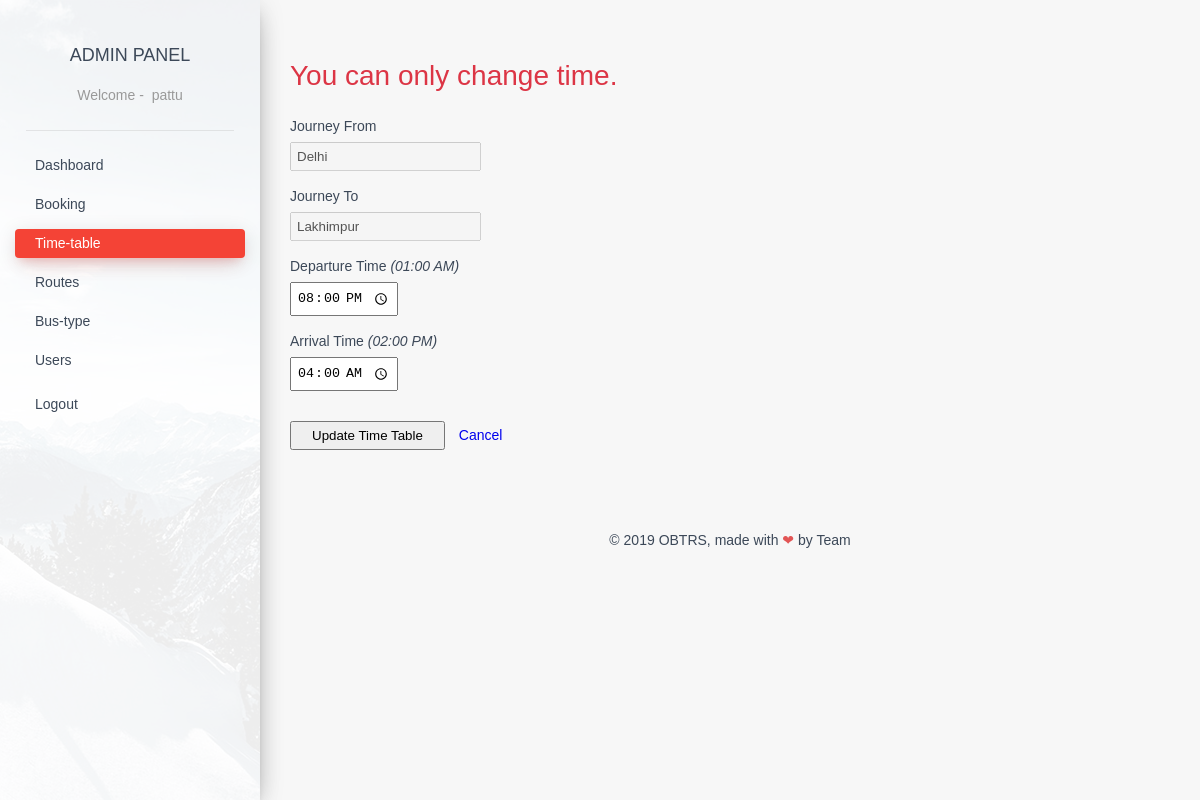
Page /admin/adminpanel/time_table_edit.php?route_id=37 (signed in) on the committed database.
### tables this page shows
CREATE TABLE `time_table` (
  `time_table_id` int(11) NOT NULL,
  `route_id` int(11) NOT NULL,
  `departure_station` varchar(50) NOT NULL,
  `arrival_station` varchar(50) NOT NULL,
  `via_station` varchar(50) NOT NULL,
  `departure_time` varchar(50) NOT NULL,
  `arrival_time` varchar(50) NOT NULL,
  `rent` int(11) NOT NULL
);

### admin/adminpanel/time_table_edit.php (the view, shortened to what this page needs)
<?php
	include '../dbconnect.php';
?>
<!DOCTYPE html>
<html lang="en" class="js csstransitions">
<head>
    <link rel="stylesheet" href="adminpanel-assets/css/style.css" />
    <link rel="stylesheet" href="adminpanel-assets/css/normalize.css" />
</head>
<body>
    <div class="wrapper">
        <div class="sidebar" data-color="red" data-image="../assets/img/sidebar-1.jpg">
            <div class="logo"> <a href="#" class="simple-text">
                    Admin Panel
                    </a>
                    <?php
                        if (isset($_SESSION['usr_id'])) { ?>
                            <span data-hover="Welcome">Welcome - &nbsp;<?php echo $_SESSION['usr_name']; ?>
                            <?php } else { ?>
                            <span data-hover="Welcome">Welcome
                                </span>
                    <?php } ?>
                </span>
            </div>
         <div class="sidebar-wrapper ps-container">
            <ul class="nav">
                <li>
                    <a href="index.php">
                        Dashboard
                    </a>
                </li>
                <li>
                    <a href="booking.php">
                        Booking
                    </a>
                </li>
                <li>
                    <a href="time-table.php" class="active">
                        Time-table
                    </a>
                </li>
                <li>
                    <a href="routes.php">
                        Routes
                    </a>
                </li>
                <li>
                    <a href="bus-type.php">
                        Bus-type
                    </a>
                </li>
                <li>
                    <a href="users.php">
                        Users
                    </a>
                </li>
            <?php  if (isset($_SESSION['usr_id'])) {?>
                <li>
                    <a href="../logout.php">
                        <p>Logout</p>
                    </a>
                </li>
            <?php }?>
            </ul>
        </div>
            <div class="sidebar-background" style="background-image: url(../admin/assets/img/sidebar-1.jpg);"></div>
        </div>
        <div class="main-panel ps-container ps-theme-default ps-active-y">
            <div class="content">
                <div class="container-fluid">
                    <div class="row" style="margin: 25px 0;">
                        <h1 class="text-danger"> You can only change time.</h1>
						<?php
							$route_id = $_GET['route_id'];
							$sql = "SELECT * FROM `time_table` WHERE route_id='$route_id'";
							$result = mysqli_query($con,$sql);
							while($row=mysqli_fetch_object($result)){?>
								<form action="time_table_update.php" method="post">
                                    <div class="input-group">
                                        <label for="journeyFrom" class="required">Journey From</label>
                                        <input type="text" name="journeyFrom" placeholder="Journey From" value='<?php echo "$row->departure_station";?>' required="required" disabled=" disabled" />
                                    </div>
                                    <div class="input-group">
                                        <label for="journeyTo" class="required">Journey To</label>
                                        <input type="text" name="journeyTo" placeholder="Journey To" value='<?php echo "$row->arrival_station";?>' required="required" disabled=" disabled" />
                                    </div>
                                    <div class="input-group">
                                        <label for="departureTime" class="required">Departure Time <em>(01:00 AM)</em></label>
                                        <input type="time" name="departureTime" value='<?php echo "$row->departure_time";?>' required="required" />
                                    </div>
                                    <div class="input-group">
                                        <label for="arrivalTime" class="required">Arrival Time <em>(02:00 PM)</em></label>
                                        <input type="time" name="arrivalTime" value='<?php echo "$row->arrival_time";?>' required="required" />
                                    </div>
                                    <div class="input-group" style="display: inline-block;">
                                        <input type="submit" name="update-time-table" value="Update Time Table">
                                        <a href="time-table.php" style="margin-left: 10px;">Cancel</a>
                                    </div>
								</form>
							<?php
							}
						?>
					</div>
                </div>
            </div>
            <?php
                include 'footer.php';
            ?>
        </div>
    </div>
</body>
</html>

### rows in the picture
time_table: journeyFrom "Delhi", journeyTo "Lakhimpur", departureTime "20:00", arrivalTime "04:00"

### other values in the picture
$_SESSION['usr_name'] "pattu"
